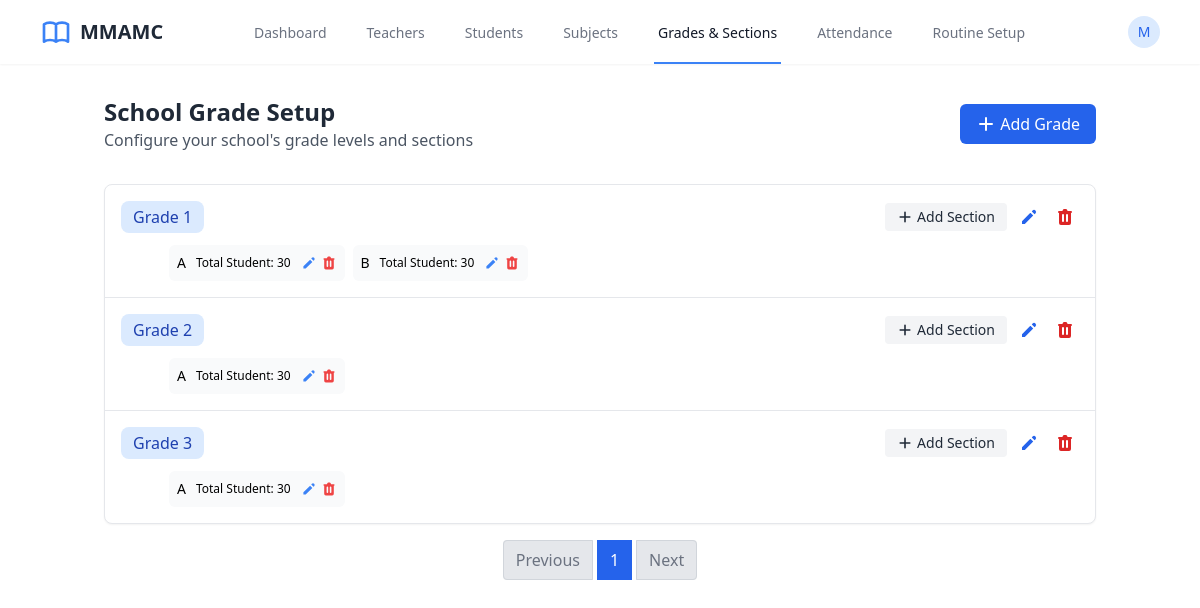
The app's page /grades/ (signed in) with its own data.
### users/models.py (models this page shows, shortened)
class CustomUser(AbstractUser):
    school = models.ForeignKey(School, on_delete=models.CASCADE, null=True, blank=True)
    is_school_admin = models.BooleanField(default=False)
    is_teacher = models.BooleanField(default=False)
    is_student = models.BooleanField(default=False)

class School(models.Model):
    name = models.CharField(max_length=100, unique=True)
    created_at = models.DateTimeField(auto_now_add=True)

### school/models.py (models this page shows, shortened)
class Grade(models.Model):
    school = models.ForeignKey(School, on_delete=models.CASCADE)
    grade_number = models.PositiveIntegerField(blank=True, null=True)
    name = models.CharField(max_length=20, blank=True, null=True)
    class Meta:
        unique_together = ('school', 'name', 'grade_number')

class Section(models.Model):
    school = models.ForeignKey(School, on_delete=models.CASCADE)
    grade = models.ForeignKey(Grade, on_delete=models.CASCADE, related_name='sections', null=True, blank=True)
    name = models.CharField(max_length=10)
    class Meta:
        unique_together = ('grade', 'name',)

### dashboard/views.py (the view)
# urls.py: path('grades/', grades_view, name="grades"),
def grades_view(request):
    if not request.user.is_staff and not request.user.is_school_admin:
        return HttpResponseForbidden("You are not authorized to access this page.")
    school = request.user.school
    grades = Grade.objects.filter(school=school).order_by('grade_number')
    paginator = Paginator(grades, 6)
    page_number = request.GET.get('page')
    page_obj = paginator.get_page(page_number)
    context = {
        'page_obj':page_obj,
    }
    return render(request, 'dashboard/school_dashboard/grades.html', context)

### dashboard/templates/dashboard/school_dashboard/grades.html (shortened to what this page needs)
{% extends "dashboard/base.html" %}
{% block content %}
<div class="container mx-auto px-4 py-8">
    <div class="max-w-8xl mx-auto">
        <div class="flex justify-between items-center mb-8">
            <div>
                <h1 class="text-2xl font-bold text-gray-800">School Grade Setup</h1>
                <p class="text-gray-600">Configure your school's grade levels and sections</p>
            </div>
            <button onclick="openGradeModal()" class="bg-blue-600 hover:bg-blue-700 text-white px-4 py-2 rounded-md flex items-center">
                <svg xmlns="http://www.w3.org/2000/svg" class="h-5 w-5 mr-1" viewBox="0 0 20 20" fill="currentColor">
                    <path fill-rule="evenodd" d="M10 3a1 1 0 011 1v5h5a1 1 0 110 2h-5v5a1 1 0 11-2 0v-5H4a1 1 0 110-2h5V4a1 1 0 011-1z" clip-rule="evenodd" />
                </svg>
                Add Grade
            </button>
        </div>
        <div class="bg-white rounded-lg shadow-sm border border-gray-200">
            {% for grade in page_obj %}
            <div class="border-b border-gray-200 last:border-b-0 p-4">
                <div class="flex justify-between items-center">
                    <div class="flex items-center">
                        <span class="bg-blue-100 text-blue-800 font-medium rounded-lg px-3 py-1 mr-4">
                            Grade {{ grade.grade_number }}
                        </span>
                    </div>
                    <div class="flex items-center space-x-2">
                        <button onclick="openSectionModal({{ grade.id }})" class="text-sm bg-gray-100 hover:bg-gray-200 text-gray-800 px-3 py-1 rounded flex items-center">
                            <svg xmlns="http://www.w3.org/2000/svg" class="h-4 w-4 mr-1" viewBox="0 0 20 20" fill="currentColor">
                                <path fill-rule="evenodd" d="M10 3a1 1 0 011 1v5h5a1 1 0 110 2h-5v5a1 1 0 11-2 0v-5H4a1 1 0 110-2h5V4a1 1 0 011-1z" clip-rule="evenodd" />
                            </svg>
                            Add Section
                        </button>
                        <button onclick="editGrade({{ grade.id }}, '{{ grade.grade_number }}', '{{ grade.name }}')" class="text-blue-600 hover:text-blue-800 p-1">
                            <svg xmlns="http://www.w3.org/2000/svg" class="h-5 w-5" viewBox="0 0 20 20" fill="currentColor">
                                <path d="M13.586 3.586a2 2 0 112.828 2.828l-.793.793-2.828-2.828.793-.793zM11.379 5.793L3 14.172V17h2.828l8.38-8.379-2.83-2.828z" />
                            </svg>
                        </button>
                        <button onclick="confirmDelete({{ grade.id }})" class="text-red-600 hover:text-red-800 p-1">
                        </button>
                    </div>
                </div>
                <div class="mt-3 pl-12">
                    {% if grade.sections.all %}
                    <div class="grid grid-cols-1 sm:grid-cols-2 md:grid-cols-5 gap-2">
                        {% for section in grade.sections.all %}
                        <div class="bg-gray-50 rounded-md p-2 flex justify-between items-center">
                            <span class="font-medium text-sm">{{ section.name }}</span>
                            <span class="font-sm text-xs">Total Student: 30</span>
                            <div class="flex space-x-1">
                                <button onclick="editSection({{ section.id }}, '{{ section.name }}', {{ section.grade.id }})" class="text-blue-500 hover:text-blue-700">
                                    <svg xmlns="http://www.w3.org/2000/svg" class="h-4 w-4" viewBox="0 0 20 20" fill="currentColor">
                                        <path d="M13.586 3.586a2 2 0 112.828 2.828l-.793.793-2.828-2.828.793-.793zM11.379 5.793L3 14.172V17h2.828l8.38-8.379-2.83-2.828z" />
                                    </svg>
                                </button>
                                <button onclick="confirmDeleteSection({{ section.id }})" class="text-red-500 hover:text-red-700">
                                </button>
                            </div>
                        </div>
                        {% endfor %}
                    </div>
                    {% else %}
                    <p class="text-gray-500 text-sm">No sections added yet</p>
                    {% endif %}
                </div>
            </div>
            {% empty %}
            <div class="p-8 text-center text-gray-500">
                No grade levels configured yet
            </div>
            {% endfor %}
        </div>
    </div>
    <nav class="flex justify-center mt-6">
        <ul class="inline-flex items-center space-x-1">
            {% if page_obj.has_previous %}
            <li>
                <a href="?page={{ page_obj.previous_page_number }}"
                class="px-3 py-2 bg-white border border-gray-300 rounded-l hover:bg-gray-100">Previous</a>
            </li>
            {% else %}
            <li>
                <span class="px-3 py-2 bg-gray-200 border border-gray-300 rounded-l text-gray-500 cursor-not-allowed">Previous</span>
            </li>
            {% endif %}
            {% for num in page_obj.paginator.page_range %}
            {% if num == page_obj.number %}
                <li>
                <span class="px-3 py-2 bg-blue-600 border border-blue-600 text-white">{{ num }}</span>
                </li>
            {% elif num >= page_obj.number|add:'-2' and num <= page_obj.number|add:'2' %}
                <li>
                <a href="?page={{ num }}"
                    class="px-3 py-2 bg-white border border-gray-300 hover:bg-gray-100">{{ num }}</a>
                </li>
            {% endif %}
            {% endfor %}
            {% if page_obj.has_next %}
            <li>
                <a href="?page={{ page_obj.next_page_number }}"
                class="px-3 py-2 bg-white border border-gray-300 rounded-r hover:bg-gray-100">Next</a>
            </li>
            {% else %}
            <li>
                <span class="px-3 py-2 bg-gray-200 border border-gray-300 rounded-r text-gray-500 cursor-not-allowed">Next</span>
            </li>
            {% endif %}
        </ul>
    </nav>
</div>
{% endblock %}

### dashboard/templates/dashboard/navbar.html (shortened to what this page needs)
<nav class="bg-white shadow-sm">
  <div class="max-w-8xl mx-auto px-10">
    <div class="flex justify-between h-16">
      <div class="flex items-center">
        {% if request.user.is_school_admin %}
        <div class="flex-shrink-0 flex items-center">
          <span class="ml-2 text-xl font-bold text-gray-800">{{ request.user.school.name }}</span>
        </div>
        {% endif %}
      </div>
     <div class="hidden sm:ml-6 sm:flex sm:space-x-8">
      {% if request.user.is_school_admin %}
      <a href="{% url 'school_admin_dashboard' %}"
        class="{% if request.resolver_match.url_name == 'school_admin_dashboard' %}border-blue-500 text-gray-900{% else %}border-transparent text-gray-500 hover:border-gray-300 hover:text-gray-700{% endif %} inline-flex items-center px-1 pt-1 border-b-2 text-sm font-medium">
        Dashboard
      </a>
      <a href="{% url 'teachers' %}"
        class="{% if request.resolver_match.url_name == 'teachers' %}border-blue-500 text-gray-900{% else %}border-transparent text-gray-500 hover:border-gray-300 hover:text-gray-700{% endif %} inline-flex items-center px-1 pt-1 border-b-2 text-sm font-medium">
        Teachers
      </a>
      <a href="{% url 'students' %}"
        class="{% if request.resolver_match.url_name == 'students' %}border-blue-500 text-gray-900{% else %}border-transparent text-gray-500 hover:border-gray-300 hover:text-gray-700{% endif %} inline-flex items-center px-1 pt-1 border-b-2 text-sm font-medium">
        Students
      </a>
      <a href="{% url 'subjects' %}"
        class="{% if request.resolver_match.url_name == 'subjects' %}border-blue-500 text-gray-900{% else %}border-transparent text-gray-500 hover:border-gray-300 hover:text-gray-700{% endif %} inline-flex items-center px-1 pt-1 border-b-2 text-sm font-medium">
        Subjects
      </a>
      <a href="{% url 'grades' %}"
        class="{% if request.resolver_match.url_name == 'grades' %}border-blue-500 text-gray-900{% else %}border-transparent text-gray-500 hover:border-gray-300 hover:text-gray-700{% endif %} inline-flex items-center px-1 pt-1 border-b-2 text-sm font-medium">
        Grades & Sections
      </a>
      <a href="{% url 'overall_attendance' %}"
        class="{% if request.resolver_match.url_name == 'attendance' %}border-blue-500 text-gray-900{% else %}border-transparent text-gray-500 hover:border-gray-300 hover:text-gray-700{% endif %} inline-flex items-center px-1 pt-1 border-b-2 text-sm font-medium">
        Attendance
      </a>
      <a href="{% url 'routine_setup' %}"
        class="{% if request.resolver_match.url_name == 'routine_setup' %}border-blue-500 text-gray-900{% else %}border-transparent text-gray-500 hover:border-gray-300 hover:text-gray-700{% endif %} inline-flex items-center px-1 pt-1 border-b-2 text-sm font-medium">
        Routine Setup
      </a>
      {% endif %}
    </div>
<div class="hidden sm:ml-6 sm:flex sm:items-center">
  <div class="ml-3 relative">
    <div>
      <button type="button" class="bg-white rounded-full flex text-sm focus:outline-none focus:ring-2 focus:ring-offset-2 focus:ring-blue-500" id="user-menu-button" aria-expanded="false" aria-haspopup="true">
        <div class="h-8 w-8 rounded-full bg-blue-100 flex items-center justify-center text-blue-600 font-medium">
          {{ request.user.school.name|first }}
        </div>
      </button>
    </div>
  </div>
</div>
    </div>
  </div>
</nav>

### records on screen
CustomUser: user.school.name "MMAMC", user.school.name|first "M"
Grade: grade_number "1"
Section: name "A"
Section: name "B"
Grade: grade_number "2"
Section: name "A"
Grade: grade_number "3"
Section: name "A"

### other values on screen
{{ num }} "1"
